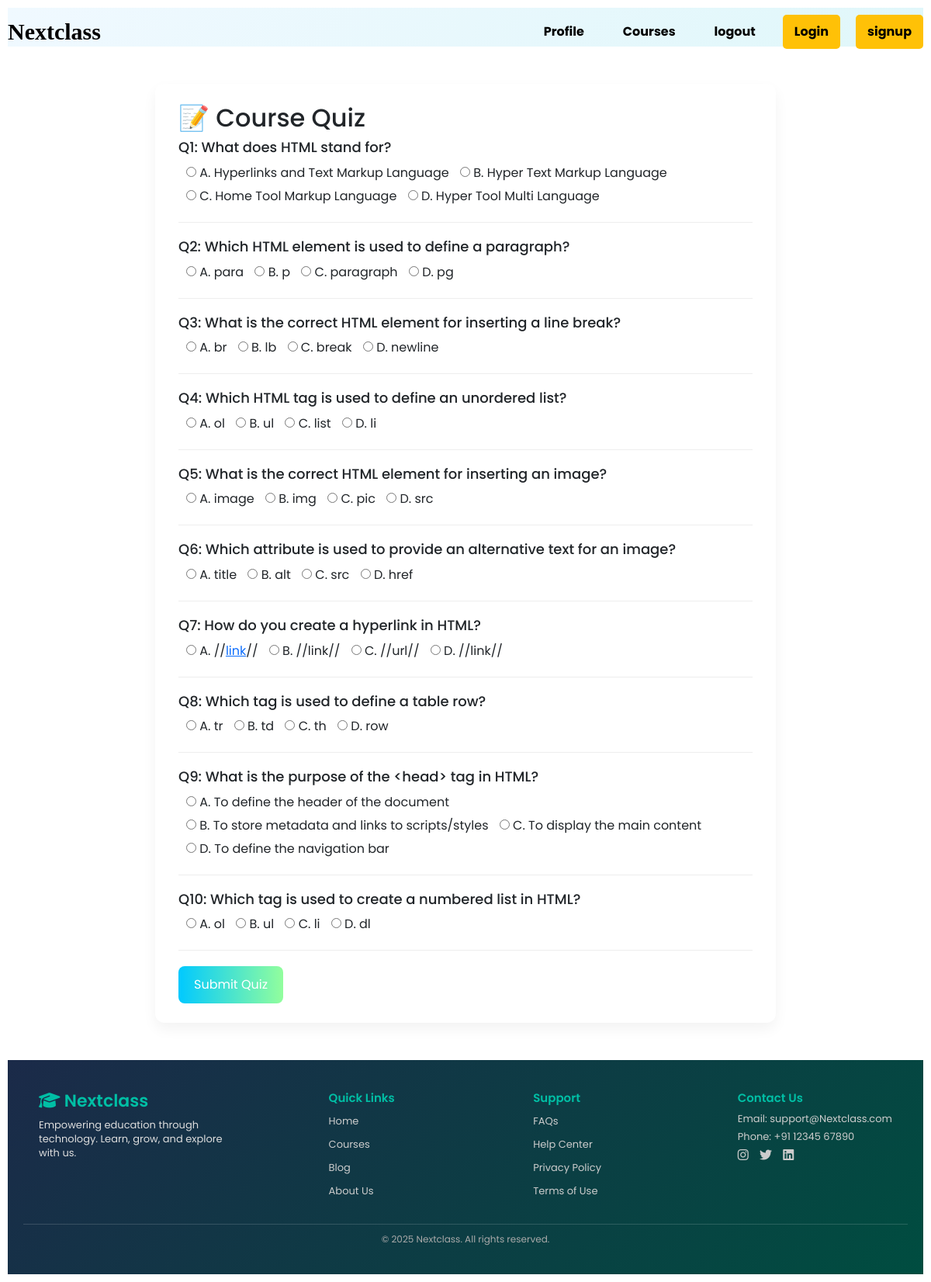
Screenshot of /quiz1.php?course_id=1 (signed in) with the database file from the repository.
### tables this page shows
CREATE TABLE `quiz_questions` (
  `id` int(11) NOT NULL,
  `course_id` int(11) DEFAULT NULL,
  `question` text DEFAULT NULL,
  `option_a` varchar(255) DEFAULT NULL,
  `option_b` varchar(255) DEFAULT NULL,
  `option_c` varchar(255) DEFAULT NULL,
  `option_d` varchar(255) DEFAULT NULL,
  `correct_option` char(1) DEFAULT NULL
);

### quiz1.php (the view, shortened to what this page needs)
<?php
include 'partials/_dbconnect.php';
$course_id = $_GET['course_id'] ?? 0;
?>
<!DOCTYPE html>
<html lang="en">
<head>
</head>
<body>
<?php require 'partials/_nav.php';?>
<br>
<br>
<div class="quiz-container">
  <h2>📝 Course Quiz</h2>
  <form method="post">
    <?php
    $stmt = $conn->prepare("SELECT * FROM quiz_questions WHERE course_id = ?");
    $stmt->bind_param("i", $course_id);
    $stmt->execute();
    $questions = $stmt->get_result();
    $qno = 1;
    while ($q = $questions->fetch_assoc()):
    ?>
      <div class="question">
        <h3>Q<?= $qno++ ?>: <?= htmlspecialchars($q['question']) ?></h3>
        <label><input type="radio" name="answers[<?= $q['id'] ?>]" value="A"> A. <?= $q['option_a'] ?></label>
        <label><input type="radio" name="answers[<?= $q['id'] ?>]" value="B"> B. <?= $q['option_b'] ?></label>
        <label><input type="radio" name="answers[<?= $q['id'] ?>]" value="C"> C. <?= $q['option_c'] ?></label>
        <label><input type="radio" name="answers[<?= $q['id'] ?>]" value="D"> D. <?= $q['option_d'] ?></label>
      </div>
    <?php endwhile; ?>
    <button type="submit" class="submit-btn">Submit Quiz</button>
  </form>
</div>
<br><br>
<?php require 'partials/_footer.php';?>
</body>
</html>

### style.css (style rules this page uses)
body { font-family: Arial, sans-serif; margin: 10px; padding: 10px; }

### quiz1.php (style rules this page uses)
body { font-family: 'Segoe UI', sans-serif; background: #f0f4f8; padding: 40px; }
.quiz-container { max-width: 800px; margin: auto; background: #fff; padding: 25px 30px; border-radius: 12px; box-shadow: 0 8px 18px rgba(0,0,0,0.05); }
.question { margin-bottom: 20px; padding-bottom: 15px; border-bottom: 1px solid #eee; }
.question h3 { font-size: 18px; margin-bottom: 10px; }
label { display: block; margin-bottom: 6px; padding-left: 10px; }
.submit-btn { padding: 12px 20px; font-size: 16px; background: linear-gradient(90deg, #00c9ff, #92fe9d); color: white; border: none; border-radius: 8px; cursor: pointer; transition: transform 0.2s ease; }

### partials/_footer.php (style rules this page uses)
body { margin:0;font-family:'Poppins',sans-serif; }

### rows the page displays
quiz_questions: question "What does HTML stand for?", option_a "Hyperlinks and Text Markup Language", option_b "Hyper Text Markup Language", option_c "Home Tool Markup Language", option_d "Hyper Tool Multi Language"
quiz_questions: question "Which HTML element is used to define a paragraph?", option_a "para", option_b "p", option_c "paragraph", option_d "pg"
quiz_questions: question "What is the correct HTML element for inserting a line break?", option_a "br", option_b "lb", option_c "break", option_d "newline"
quiz_questions: question "Which HTML tag is used to define an unordered list?", option_a "ol", option_b "ul", option_c "list", option_d "li"
quiz_questions: question "What is the correct HTML element for inserting an image?", option_a "image", option_b "img", option_c "pic", option_d "src"
quiz_questions: question "Which attribute is used to provide an alternative text for an image?", option_a "title", option_b "alt", option_c "src", option_d "href"
quiz_questions: question "How do you create a hyperlink in HTML?", option_a "// link //", option_b "// link //", option_c "// url //", option_d "// link //"
quiz_questions: question "Which tag is used to define a table row?", option_a "tr", option_b "td", option_c "th", option_d "row"
quiz_questions: question "What is the purpose of the <head> tag in HTML?", option_a "To define the header of the document", option_b "To store metadata and links to scripts/styles", option_c "To display the main content", option_d "To define the navigation bar"
quiz_questions: question "Which tag is used to create a numbered list in HTML?", option_a "ol", option_b "ul", option_c "li", option_d "dl"
